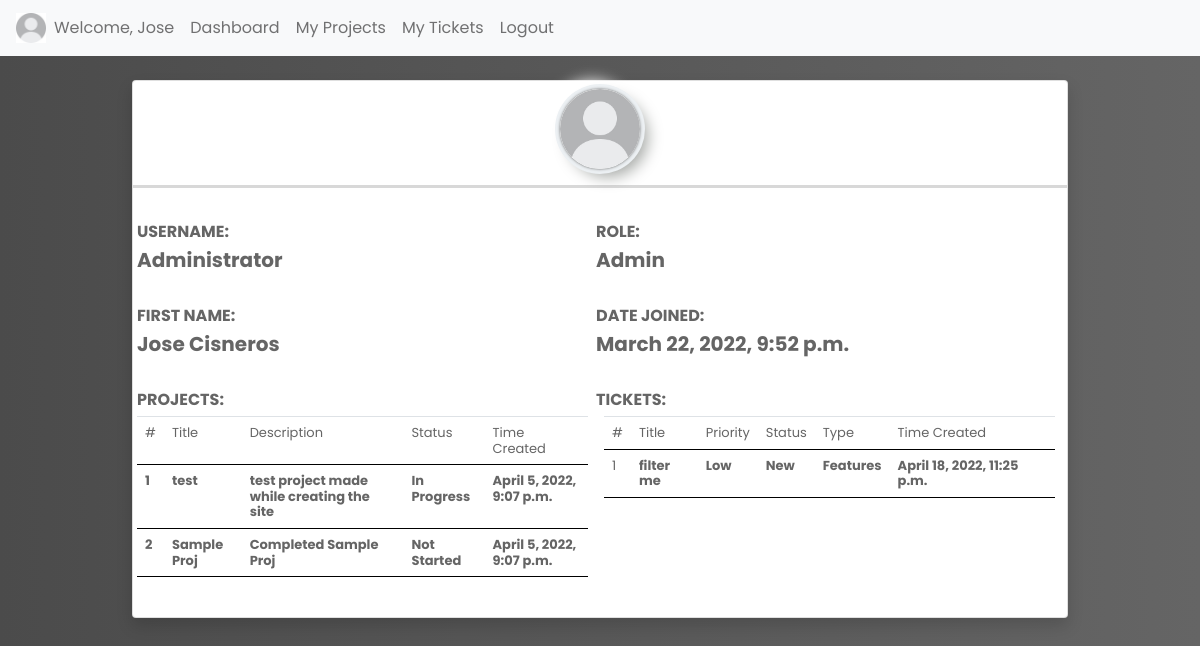
Page /user/Administrator (signed in) on the earlier database version.
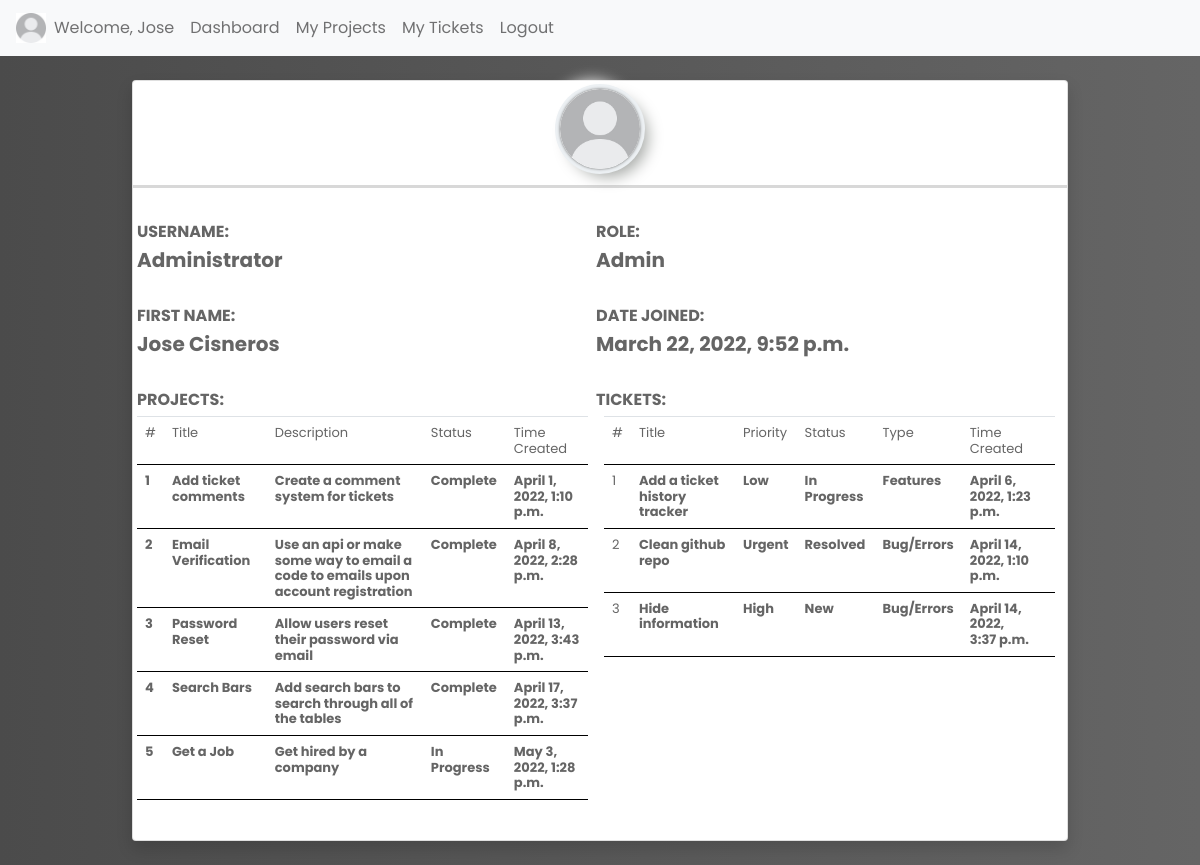
Same page on the later database version.
### trackersite/models.py (models this page shows)
class User(AbstractUser):
    email = models.EmailField(blank=True, max_length=254, verbose_name='email address', unique=True)
    class Role(models.TextChoices):
        DEV = "Developer", "Developer"
        MANG = "Manager", "Manager"
        ADMN = "Admin", "Admin"
    role = models.CharField(max_length=9, choices=Role.choices, default=Role.DEV)
    image = models.ImageField(upload_to='covers', default='covers/pfp1.jpg')
    demo_user = models.BooleanField(default=False)

class Project(models.Model):
    title = models.CharField(max_length=30)
    desc = models.TextField(max_length=600)
    class Status(models.TextChoices):
        NOT = "Not Started",
        PRGRS = "In Progress",
        CMPLTE = "Complete",
    status = models.CharField(max_length=11, choices=Status.choices, default=Status.NOT)
    manager = models.ForeignKey(User, on_delete=models.SET_NULL, related_name="project_manager", null=True)
    creator = models.ForeignKey(User, on_delete=models.SET_NULL, null=True)
    time_created = models.DateTimeField(auto_now_add=True)

class Ticket(models.Model):
    project = models.ForeignKey(Project, on_delete=models.CASCADE)
    title = models.CharField(max_length=30)
    submitter = models.ForeignKey(User, on_delete=models.CASCADE)
    desc = models.TextField(max_length=400)
    class Priority(models.TextChoices):
        LOW = "Low",
        MEDIUM = "Medium",
        HIGH = "High",
        URGENT = "Urgent",
    priority = models.CharField(max_length=6, choices=Priority.choices, default=Priority.LOW)
    class Status(models.TextChoices):
        NEW = "New",
        OPEN = "Open",
        RSLVD = "Resolved",
        PRGRS = "In Progress",
    status = models.CharField(max_length=11, choices=Status.choices, default=Status.NEW)
    timestamp = models.DateTimeField(auto_now_add=True)
    class Types(models.TextChoices):
        BUGS = "Bug/Errors",
        FEAT = "Features",
        COMM = "General Comments",
    type = models.CharField(max_length=16, choices=Types.choices, default=Types.BUGS)
    assigned_to = models.ForeignKey(User, on_delete=models.SET_NULL, null=True, related_name="assigned_user")

### trackersite/views.py (the view, shortened to what this page needs)
# urls.py: path("user/<str:name>", views.load_user, name="load_user"),
@login_required
def load_user(request, name = None):
    if request.method == "GET":
        try:
            user = models.User.objects.get(username = name)
        except:
            return HttpResponseBadRequest()
        if user == request.user:
            return render(request, 'trackersite/load_self.html', {
                'loaduser':user
            })
        else:
            try:
                projects = models.Project.objects.filter(id__in=
                    models.Team.objects.filter(member_id = user.id).values_list('project_id')).order_by('time_created')
            except:
                projects = None
            try:
                tickets = models.Ticket.objects.filter(Q(submitter_id = user.id) | Q(assigned_to = user.id)).order_by('timestamp')
            except:
                tickets = None
            return render(request, 'trackersite/load_user.html', {
                'loaduser':user, 'projects':projects, 'tickets':tickets
            })

### trackersite/templates/trackersite/load_user.html (shortened to what this page needs)
{% extends 'trackersite/layout.html' %}
{% block body %}
<div class="wrapper">
    <div id="content-wrapper" class="d-flex flex-column">
        <div id="content">
            <div class="container-fluid">
                <div class="row">
                    <div class="col-md-6 col-xl-3 mb-4" style="width: 80%; margin: 0 auto;">
                        <div class="card shadow border-start-primary py-2">
                            <div class="logo"> <img src="{{ loaduser.image.url }}" alt="profile picture"></div>
                            <hr style="height: 3px; color: #656565;">
                            <div class="card-body">
                                <div class="row align-items-center no-gutters">
                                    <div class="col me-2">
                                        <div class="d-flex">
                                            <div class="text-uppercase fw-bold text-xs mb-1 gray" style="width: 50%;">
                                                <span>Username:</span>
                                            </div>
                                            <div class="text-uppercase fw-bold text-xs mb-1 gray" style="width: 50%;">
                                                <span>Role:</span>
                                            </div>
                                        </div>
                                        <div class="d-flex">
                                            <div class="text-dark fw-bold h5 mb-0" style="width: 50%;">
                                                <div class="gray">{{loaduser.username}}</div>
                                            </div>
                                            <div class="text-dark fw-bold h5 mb-0" style="width: 50%;">
                                                <span class="gray">{{ loaduser.role }}</span>
                                            </div>
                                        </div>
                                    </div>
                                </div>
                            </div>
                            <div class="card-body">
                                <div class="row align-items-center no-gutters">
                                    <div class="col me-2">
                                        <div class="d-flex">
                                            <div class="text-uppercase fw-bold text-xs mb-1 gray" style="width: 50%;">
                                                <span>First Name:</span>
                                            </div>
                                            <div class="text-uppercase fw-bold text-xs mb-1 gray" style="width: 50%;">
                                                <span>Date Joined:</span>
                                            </div>
                                        </div>
                                        <div class="d-flex">
                                            <div class="text-dark fw-bold h5 mb-0 form-inline gray" style="width: 50%;">
                                                <div class="gray">{{loaduser.first_name}} {{loaduser.last_name}}</div>
                                            </div>
                                            <div class="text-dark fw-bold h5 mb-0 form-inline gray" style="width: 50%;">
                                                <div class="gray">{{loaduser.date_joined}}</div>
                                            </div>
                                        </div>
                                    </div>
                                </div>
                            </div>
                            <div class="card-body">
                                <div class="row align-items-center no-gutters">
                                    <div class="col me-2 no-margin">
                                        <div class="d-flex">
                                            <div class="text-uppercase fw-bold text-xs mb-1 gray" style="width: 50%;">
                                                <span>Projects:</span>
                                            </div>
                                            <div class="text-uppercase fw-bold text-xs mb-1 gray" style="width: 50%;">
                                                <span>Tickets:</span>
                                            </div>
                                        </div>
                                        <div class="d-flex">
                                            <div class="fw-bold h5 mb-0 form-inline top" style="width: 50%;">
                                                <div style="margin-right: .5rem;">
                                                    {% if projects != None %}
                                                    <table class="table gray">
                                                        <tbody>
                                                            <tr style="font-size: small;">
                                                                <th scope="col" class="smol">#</th>
                                                                <th scope="col" class="smol">Title</th>
                                                                <th scope="col" class="smol">Description</th>
                                                                <th scope="col" class="smol">Status</th>
                                                                <th scope="col" class="smol">Time Created</th>
                                                            </tr>
                                                            {% for project in projects %}
                                                            <tr>
                                                                <td>{{ forloop.counter }}</td>
                                                                <td>{{project.title}}</td>
                                                                <td>{{project.desc}}</td>
                                                                <td>{{project.status}}</td>
                                                                <td>{{project.time_created}}</td>
                                                            </tr>
                                                            {% endfor %}
                                                        </tbody>
                                                    </table>
                                                    {% endif %}
                                                </div>
                                            </div>
                                            <div class="fw-bold h5 mb-0 form-inline top" style="width: 50%;">
                                                <div style="margin-left: .5rem;">
                                                    {% if tickets != None %}
                                                    <table class="table gray">
                                                        <tbody>
                                                            <tr>
                                                                <th scope="col">#</th>
                                                                <th scope="col">Title</th>
                                                                <th scope="col">Priority</th>
                                                                <th scope="col">Status</th>
                                                                <th scope="col">Type</th>
                                                                <th scope="col">Time Created</th>
                                                                <th scope="col"></th>
                                                            </tr>
                                                            {% for ticket in tickets %}
                                                            <tr>
                                                                <th scope="row">{{ forloop.counter }}</th>
                                                                <td>{{ticket.title}}</td>
                                                                <td>{{ticket.priority}}</td>
                                                                <td>{{ticket.status}}</td>
                                                                <td>{{ticket.type}}</td>
                                                                <td>{{ticket.timestamp}}</td>
                                                            </tr>
                                                            {% endfor %}
                                                        </tbody>
                                                    </table>
                                                    {% endif %}
                                                </div>
                                            </div>
                                        </div>
                                    </div>
                                </div>
                            </div>
                        </div>
                    </div>
                </div>
            </div>
        </div>
    </div>
</div>
{% endblock %}

### trackersite/templates/trackersite/layout.html (shortened to what this page needs)
{% load static %}
<!DOCTYPE html>
<html lang="en">
    <head>
        <link rel="stylesheet" href="https://cdn.jsdelivr.net/npm/bootstrap@4.3.1/dist/css/bootstrap.min.css">
        <link href="https://cdn.jsdelivr.net/npm/bootstrap@5.1.3/dist/css/bootstrap.min.css" rel="stylesheet">
        <link rel="stylesheet" href="{% static 'trackersite/style.css' %}">
    </head>
    <body class="gbody {% block body_class %}{% endblock %}">
        <nav class="navbar navbar-expand-lg navbar-light bg-light customNav">
          <div><img src="{{user.image.url}}" alt="Pfp" style="height: 30px; width: 30px;"></div>
          <div class="collapse navbar-collapse" id="sitetoggle">
            <ul class="navbar-nav mr-auto mt-2 mt-lg-0">
              <li class="nav-item">
                <a class="nav-link" href="{% url 'load_user' user.username %}">Welcome, {{user.username}}</a>
              </li>
              <li class="nav-item">
                <a class="nav-link" href="{% url 'index' %}">Dashboard</a>
              </li>
              <li class="nav-item">
                <a class="nav-link" href="{% url 'my_projects' %}">My Projects</a>
              </li>
              <li class="nav-item">
                <a class="nav-link" href="{% url 'my_tickets' %}">My Tickets</a>
              </li>
              <li class="nav-item">
                <a class="nav-link" href="{% url 'logout' %}">Logout</a>
              </li>
            </ul>
          </div>
        </nav>
        {% block body %}
        {% endblock %}
    </body>
</html>

### trackersite/static/trackersite/style.css (style rules this page uses)
* { margin: 0; padding: 0; box-sizing: border-box; font-family: 'Poppins', sans-serif }
body { background-color: #ffffff; }
.gbody { background: rgb(75,75,75); background: -moz-linear-gradient(left, rgba(75,75,75,1) 0%, rgb(101, 101, 101) 100%); background: -webkit-linear-gradient(left, rgba(75,75,75,1) 0%,rgba(101,101,101,1) 100%); background: linear-gradient(to right, rgba(75,75,75,1) 0%,rgba(101,101,101,1) 100%); }
.logo { width: 80px; margin: auto }
.logo img { width: 100%; height: 80px; object-fit: cover; border-radius: 50%; box-shadow: 0px 0px 3px #5f5f5f, 0px 0px 0px 5px #ecf0f3, 8px 8px 15px #a7aaa7, -8px -8px 15px #fff }
th { font-weight: normal; }
.customNav { background-color: #e6e6e6; }
table { border-spacing: 0px; }
table tbody tr { border-bottom: 1pt solid black; }
table tbody { font-size: small; }
.gray { color: #656565; }
.top { align-items: flex-start; }
.no-margin { margin: 0%; margin-right: 0%; }
.smol { font-size: small; }

Differences in the rows shown:
removed Project: title "test", desc "test project made while creating the site", status "In Progress", time_created "April 5, 2022, 9:07 p.m."
removed Project: title "Sample Proj", desc "Completed Sample Proj", status "Not Started", time_created "April 5, 2022, 9:07 p.m."
removed Ticket: title "filter me", priority "Low", status "New", type "Features", timestamp "April 18, 2022, 11:25 p.m."
added Project: title "Add ticket comments", desc "Create a comment system for tickets", status "Complete", time_created "April 1, 2022, 1:10 p.m."
added Project: title "Email Verification", desc "Use an api or make some way to email a code to emails upon account registration", status "Complete", time_created "April 8, 2022, 2:28 p.m."
added Project: title "Password Reset", desc "Allow users reset their password via email", status "Complete", time_created "April 13, 2022, 3:43 p.m."
added Project: title "Search Bars", desc "Add search bars to search through all of the tables", status "Complete", time_created "April 17, 2022, 3:37 p.m."
added Project: title "Get a Job", desc "Get hired by a company", status "In Progress", time_created "May 3, 2022, 1:28 p.m."
added Ticket: title "Add a ticket history tracker", priority "Low", status "In Progress", type "Features", timestamp "April 6, 2022, 1:23 p.m."
added Ticket: title "Clean github repo", priority "Urgent", status "Resolved", type "Bug/Errors", timestamp "April 14, 2022, 1:10 p.m."
added Ticket: title "Hide information", priority "High", status "New", type "Bug/Errors", timestamp "April 14, 2022, 3:37 p.m."
